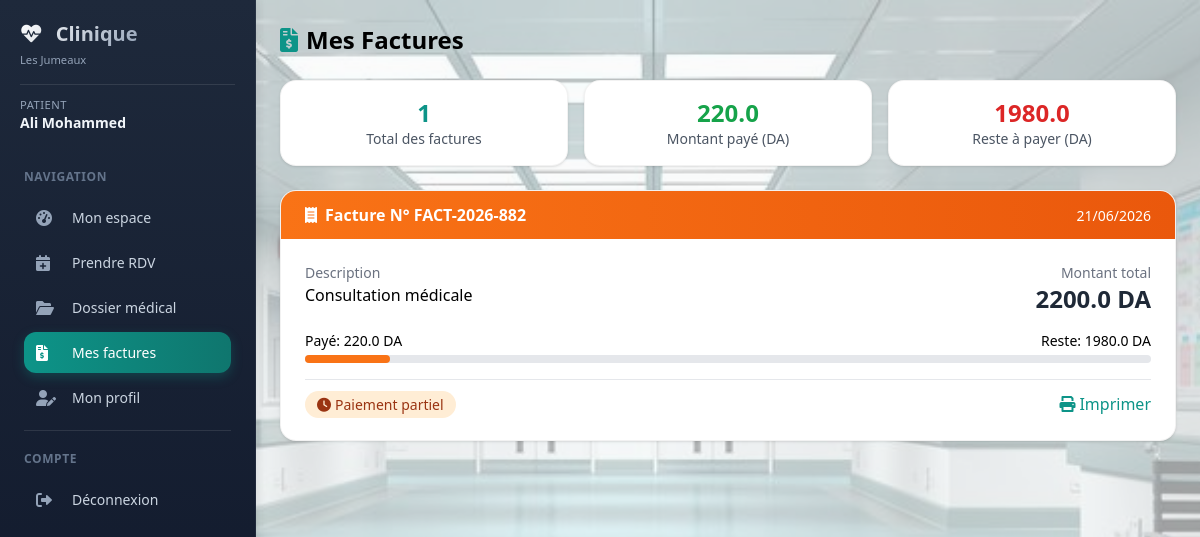
The page /patient/factures (signed in) on the database its author committed.
### models/database.py (models this page shows, shortened)
class Utilisateur(UserMixin, db.Model):
    __tablename__ = 'utilisateurs'
    id = db.Column(db.Integer, primary_key=True)
    email = db.Column(db.String(120), unique=True, nullable=False)
    password = db.Column(db.String(200), nullable=False)
    role = db.Column(db.String(20), default='patient')
    nom = db.Column(db.String(100))
    prenom = db.Column(db.String(100))
    telephone = db.Column(db.String(20))
    medecin_id = db.Column(db.Integer, db.ForeignKey('medecins.id'))
    specialite = db.Column(db.String(100))
    adresse = db.Column(db.Text)
    created_at = db.Column(db.DateTime, default=datetime.utcnow)
    medecin = db.relationship('Medecin', backref='utilisateur', foreign_keys=[medecin_id])

class Facture(db.Model):
    __tablename__ = 'factures'
    id = db.Column(db.Integer, primary_key=True)
    patient_id = db.Column(db.Integer, db.ForeignKey('patients.id'), nullable=False)
    numero = db.Column(db.String(50), unique=True, nullable=False)
    date = db.Column(db.DateTime, nullable=False)
    montant = db.Column(db.Float, nullable=False)
    description = db.Column(db.Text)
    statut = db.Column(db.String(20), default='en_attente')
    date_paiement = db.Column(db.DateTime)
    montant_paye = db.Column(db.Float, default=0)
    montant_restant = db.Column(db.Float, default=0)
    dernier_paiement = db.Column(db.Date)
    created_at = db.Column(db.DateTime, default=datetime.utcnow)
    patient = db.relationship('Patient', back_populates='factures', foreign_keys=[patient_id])

### models/patient.py (the view)
@patient_bp.route('/factures')
@patient_required
def factures():
    patient = get_current_patient()
    if not patient:
        return render_template('error.html', message="Profil patient non trouvé")
    factures = Facture.query.filter_by(patient_id=patient.id).order_by(Facture.date.desc()).all()
    total_factures = len(factures)
    total_paye = sum(f.montant_paye or 0 for f in factures)
    total_restant = sum(f.montant - (f.montant_paye or 0) for f in factures)
    return render_template('patient/factures.html',
                         factures=factures,
                         total_factures=total_factures,
                         total_paye=total_paye,
                         total_restant=total_restant)

### models/patient.py (called while the page is built)
def patient_required(f):
    @wraps(f)
    def decorated_function(*args, **kwargs):
        if 'user_id' not in session:
            return redirect(url_for('auth.login'))
        if session.get('role') != 'patient':
            return render_template('error.html', message="Accès non autorisé"), 403
        return f(*args, **kwargs)
    return decorated_function

def get_current_patient():
    user = Utilisateur.query.get(session['user_id'])
    return Patient.query.filter_by(user_id=user.id).first() if user else None

### templates/patient/factures.html (shortened to what this page needs)
{% extends "base_dashboard.html" %}
{% block content %}
<div>
    <h1 class="text-2xl font-bold mb-6"><i class="fas fa-file-invoice-dollar text-primary mr-2"></i>Mes Factures</h1>
    <div class="grid grid-cols-1 md:grid-cols-3 gap-4 mb-6">
        <div class="bg-white rounded-lg shadow p-4 text-center">
            <div class="text-2xl font-bold text-primary">{{ total_factures|default(0) }}</div>
            <div class="text-gray-600 text-sm">Total des factures</div>
        </div>
        <div class="bg-white rounded-lg shadow p-4 text-center">
            <div class="text-2xl font-bold text-green-600">{{ total_paye|default(0) }}</div>
            <div class="text-gray-600 text-sm">Montant payé (DA)</div>
        </div>
        <div class="bg-white rounded-lg shadow p-4 text-center">
            <div class="text-2xl font-bold text-red-600">{{ total_restant|default(0) }}</div>
            <div class="text-gray-600 text-sm">Reste à payer (DA)</div>
        </div>
    </div>
    <div class="space-y-4">
        {% for facture in factures %}
        <div class="bg-white rounded-lg shadow overflow-hidden">
            <div class="bg-gradient-to-r {% if facture.statut == 'paye' %}from-green-500 to-green-600{% elif facture.statut == 'partiel' %}from-orange-500 to-orange-600{% else %}from-red-500 to-red-600{% endif %} px-6 py-3 text-white">
                <div class="flex justify-between items-center">
                    <div>
                        <span class="font-bold"><i class="fas fa-receipt mr-2"></i>Facture N° {{ facture.numero }}</span>
                    </div>
                    <div>
                        <span class="text-sm">{{ facture.date.strftime('%d/%m/%Y') if facture.date else '-' }}</span>
                    </div>
                </div>
            </div>
            <div class="p-6">
                <div class="grid grid-cols-1 md:grid-cols-2 gap-4 mb-4">
                    <div>
                        <p class="text-gray-500 text-sm">Description</p>
                        <p class="font-medium">{{ facture.description or 'Consultation médicale' }}</p>
                    </div>
                    <div class="text-right">
                        <p class="text-gray-500 text-sm">Montant total</p>
                        <p class="text-2xl font-bold text-gray-800">{{ facture.montant }} DA</p>
                    </div>
                </div>
                {% if facture.statut == 'partiel' %}
                <div class="mb-4">
                    <div class="flex justify-between text-sm mb-1">
                        <span>Payé: {{ facture.montant_paye }} DA</span>
                        <span>Reste: {{ facture.montant - facture.montant_paye }} DA</span>
                    </div>
                    <div class="w-full bg-gray-200 rounded-full h-2">
                        <div class="bg-orange-500 h-2 rounded-full" style="width: {{ (facture.montant_paye / facture.montant * 100)|round }}%"></div>
                    </div>
                </div>
                {% endif %}
                <div class="flex justify-between items-center pt-3 border-t">
                    <div>
                        <span class="px-3 py-1 rounded-full text-sm
                            {% if facture.statut == 'paye' %}bg-green-100 text-green-800
                            {% elif facture.statut == 'partiel' %}bg-orange-100 text-orange-800
                            {% else %}bg-red-100 text-red-800{% endif %}">
                            {% if facture.statut == 'paye' %}<i class="fas fa-check-circle mr-1"></i>Payée
                            {% elif facture.statut == 'partiel' %}<i class="fas fa-clock mr-1"></i>Paiement partiel
                            {% else %}<i class="fas fa-hourglass-half mr-1"></i>En attente{% endif %}
                        </span>
                    </div>
                    <div class="flex gap-3">
                        <button onclick="imprimerFacture({{ facture.id }})" class="text-primary hover:text-primary-dark">
                            <i class="fas fa-print mr-1"></i>Imprimer
                        </button>
                    </div>
                </div>
            </div>
        </div>
        {% else %}
        <div class="bg-white rounded-lg shadow p-8 text-center text-gray-500">
            <i class="fas fa-file-invoice-dollar text-4xl mb-3"></i>
            <p>Aucune facture enregistrée</p>
        </div>
        {% endfor %}
    </div>
</div>
{% endblock %}

### templates/base_dashboard.html (shortened to what this page needs)
<!DOCTYPE html>
<html lang="fr">
<head>
    <script src="https://cdn.tailwindcss.com"></script>
    <link href="https://cdnjs.cloudflare.com/ajax/libs/font-awesome/6.0.0/css/all.min.css" rel="stylesheet">
    <link rel="stylesheet" href="{{ url_for('static', filename='style.css') }}">
</head>
<body class="bg-gray-50 font-sans antialiased">
<div class="flex min-h-screen">
    <aside class="sidebar fixed md:relative z-40 w-64 flex-shrink-0 h-full md:h-auto overflow-y-auto">
        <div class="p-5">
            <div class="flex items-center justify-between sidebar-header">
                <div>
                    <h2 class="text-xl font-bold">
                        <i class="fas fa-heartbeat text-primary mr-2"></i>
                        Clinique
                    </h2>
                    <p class="text-xs mt-1">Les Jumeaux</p>
                </div>
            </div>
            <div class="sidebar-user mt-4 pt-3">
                <p class="text-sm">
                    <span class="block text-xs role">{{ session.role|capitalize }}</span>
                    <span class="font-semibold name">{{ session.nom }} {{ session.prenom }}</span>
                </p>
            </div>
        </div>
        <nav class="px-3 pb-4">
            <div class="sidebar-section text-xs uppercase tracking-wider px-3 py-2 mt-2">Navigation</div>
            {% if session.role == 'admin' %}
            <a href="{{ url_for('admin.dashboard') }}" class="sidebar-link {% if request.endpoint == 'admin.dashboard' %}active{% endif %}">
                <i class="fas fa-tachometer-alt w-5"></i><span>Dashboard</span>
            </a>
            <a href="{{ url_for('admin.gestion_utilisateurs') }}" class="sidebar-link {% if request.endpoint == 'admin.gestion_utilisateurs' %}active{% endif %}">
                <i class="fas fa-users-cog w-5"></i><span>Gestion utilisateurs</span>
            </a>
            <a href="{{ url_for('admin.statistiques') }}" class="sidebar-link flex items-center px-3 py-2 rounded-lg mb-1 transition">
                <i class="fas fa-chart-line w-5"></i><span class="ml-3">Statistiques</span>
            </a>
            {% elif session.role == 'patient' %}
            <a href="{{ url_for('patient.dashboard') }}" class="sidebar-link {% if request.endpoint == 'patient.dashboard' %}active{% endif %}">
                <i class="fas fa-tachometer-alt w-5"></i><span>Mon espace</span>
            </a>
            <a href="{{ url_for('patient.rendezvous_page') }}" class="sidebar-link {% if request.endpoint == 'patient.rendezvous_page' %}active{% endif %}">
                <i class="fas fa-calendar-plus w-5"></i><span>Prendre RDV</span>
            </a>
            <a href="{{ url_for('patient.dossier') }}" class="sidebar-link {% if request.endpoint == 'patient.dossier' %}active{% endif %}">
                <i class="fas fa-folder-open w-5"></i><span>Dossier médical</span>
            </a>
            <a href="{{ url_for('patient.factures') }}" class="sidebar-link {% if request.endpoint == 'patient.factures' %}active{% endif %}">
                <i class="fas fa-file-invoice-dollar w-5"></i><span>Mes factures</span>
            </a>
            <a href="{{ url_for('patient.profil') }}" class="sidebar-link {% if request.endpoint == 'patient.profil' %}active{% endif %}">
                <i class="fas fa-user-edit w-5"></i><span>Mon profil</span>
            </a>
            {% endif %}
            <div class="sidebar-border"></div>
            <div class="sidebar-section text-xs uppercase tracking-wider px-3 py-2">Compte</div>
            <a href="{{ url_for('auth.logout') }}" class="sidebar-link logout">
                <i class="fas fa-sign-out-alt w-5"></i><span>Déconnexion</span>
            </a>
        </nav>
    </aside>
    <div class="flex-1 flex flex-col">
        <main class="flex-1 p-4 md:p-6">
            {% block content %}{% endblock %}
        </main>
    </div>
</div>
</body>
</html>

### static/style.css (style rules this page uses)
body { background-image: url('/static/images/hopital-corridor.jpg'); background-size: cover; background-position: center; background-attachment: fixed; }
.sidebar { transition: transform 0.3s ease-in-out; background: linear-gradient(180deg, #1e293b 0%, #0f172a 100%); border-right: 1px solid rgba(255, 255, 255, 0.05); box-shadow: 2px 0 10px rgba(0, 0, 0, 0.1); }
@media (min-width: 768px) { .sidebar { transform: translateX(0) !important; } }
.sidebar-header h2 { background: linear-gradient(135deg, #fff 0%, #94a3b8 100%); -webkit-background-clip: text; -webkit-text-fill-color: transparent; background-clip: text; font-weight: 700; }
.sidebar-header p { color: #94a3b8; font-size: 0.7rem; }
.sidebar-user { border-top: 1px solid rgba(255, 255, 255, 0.1); margin-top: 0.75rem; padding-top: 0.75rem; }
.sidebar-user .role { color: #94a3b8; font-size: 0.7rem; text-transform: uppercase; letter-spacing: 0.5px; }
.sidebar-user .name { color: #f1f5f9; font-weight: 600; font-size: 0.875rem; }
.sidebar-section { color: #64748b; font-size: 0.65rem; font-weight: 600; text-transform: uppercase; letter-spacing: 1px; padding: 0.75rem 1rem 0.5rem; }
.sidebar-link { display: flex; align-items: center; gap: 12px; padding: 10px 12px; margin: 4px 12px; border-radius: 12px; color: #cbd5e1; text-decoration: none; transition: all 0.2s ease; font-size: 0.875rem; font-weight: 500; }
.sidebar-link i { width: 24px; font-size: 1rem; color: #94a3b8; transition: all 0.2s ease; }
.sidebar-link.active { background: linear-gradient(90deg, #0D9488 0%, #0F766E 100%); color: #ffffff; box-shadow: 0 4px 12px rgba(13, 148, 136, 0.3); }
.sidebar-link.active i { color: #ffffff; }
.sidebar-link.logout { color: #cbd5e1; }
.sidebar-link.logout i { color: #94a3b8; }
.sidebar-border { border-top: 1px solid rgba(255, 255, 255, 0.1); margin: 12px; }
.card, .bg-white.rounded-lg.shadow { transition: all 0.3s ease; border: 1px solid rgba(0,0,0,0.05); }
.rounded-lg { border-radius: 1rem !important; }

### rows shown on the page
Utilisateur: role "PATIENT"
Facture: numero "FACT-2026-882", date "21/06/2026", description "Consultation médicale", montant "2200.0", montant_paye "220.0", facture.montant-facture.montant_paye "1980.0", statut "partiel" (drawn)

### other values the page prints
{{ session.nom }} "Ali"
{{ session.prenom }} "Mohammed"
{{ total_factures|default(0) }} "1"
{{ total_paye|default(0) }} "220.0"
{{ total_restant|default(0) }} "1980.0"
